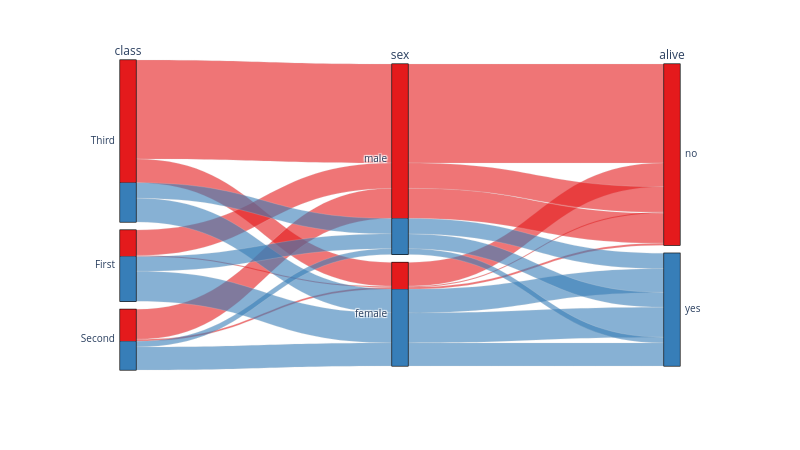

The code cell stored with this chart in its notebook:
### Code cell
fig = px.parallel_categories(
    titanic,
    dimensions=['class','sex','alive'], 
    color=titanic['alive'].cat.codes,
    # color_continuous_scale=plotly_cmap,
    color_continuous_scale=plotly_cmap[:len(titanic['alive'].unique())],
    width=800, height=450,
)
fig.update_traces(line_shape='hspline')
fig.update_layout(coloraxis_showscale=False)
fig.show()

### Figure 1 — Plotly figure (JSON) as saved in the notebook; plotly's stock layout.template omitted (floating-point values rounded to 4 significant figures; data arrays with more than 128 entries replaced by an {"elided": "..."} marker saying what was removed)
{"data": [{"dimensions": [{"label": "class", "values": {"elided": "891 str values"}}, {"label": "sex", "values": {"elided": "891 str values"}}, {"label": "alive", "values": {"elided": "891 str values"}}], "domain": {"x": [0, 1], "y": [0, 1]}, "line": {"color": {"elided": "891 int values"}, "coloraxis": "coloraxis", "shape": "hspline"}, "name": "", "type": "parcats"}], "layout": {"coloraxis": {"autocolorscale": false, "colorbar": {"title": {"text": "color"}}, "colorscale": [[0, "rgb(228,26,28)"], [1, "rgb(55,126,184)"]], "showscale": false}, "height": 450, "legend": {"tracegroupgap": 0}, "margin": {"t": 60}, "width": 800}}
